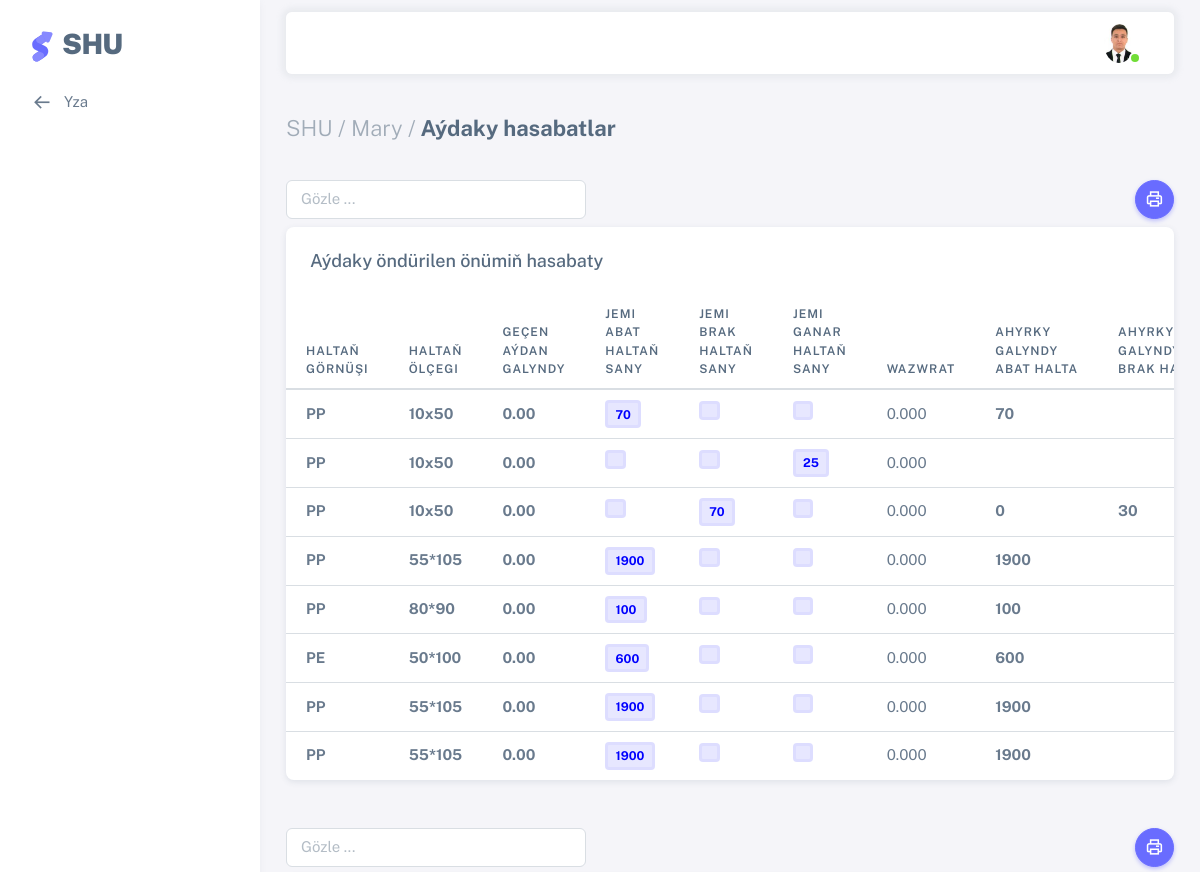
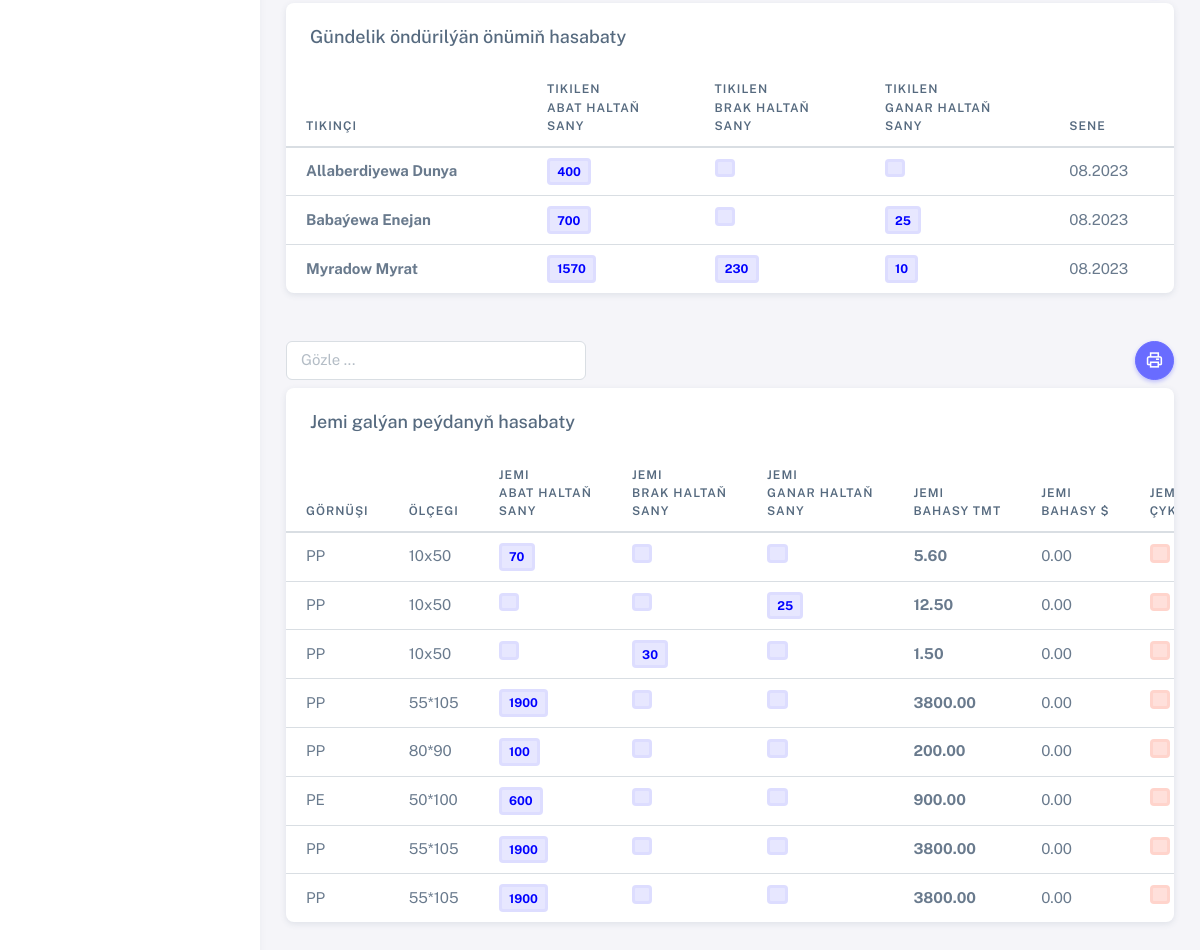
Page /halta_seh_hasabat/2/ (signed in) on the committed database (2 pictures, top to bottom).
### users/models.py (models this page shows, shortened)
class AllUsers(AbstractUser):
    username = models.CharField(max_length=100, unique=True)
    office = models.ForeignKey(Office, on_delete=models.CASCADE, null=True)
    sehs = models.ForeignKey(Sehler, related_name='user_sehs', on_delete=models.CASCADE, null=True, blank=True)
    bolum = models.ForeignKey(Bolum, on_delete=models.CASCADE,null=True)
    wez = models.ForeignKey(Wez, on_delete=models.CASCADE, null=True)
    first_name = models.CharField(max_length=100)
    last_name = models.CharField(max_length=100)
    middle_name = models.CharField(max_length=100, null=True, blank=True)
    birth_date = models.DateField("Doglan senesi", default=timezone.now)
    tel = models.CharField("Telefon belgisi", max_length=12, null=True, blank=True)
    email = models.EmailField(unique=True)
    address = models.TextField(null=True, blank=True)
    user_code = models.CharField(max_length=12, unique=True, default=random_string, null=True, blank=True)
    image = models.ImageField(default='default.png', upload_to='profile_pics')

class Office(models.Model):
    name = models.CharField("Edara-kärhananyň ady", max_length=1000, null=True, blank=True)
    tel = models.CharField("Telefon belgisi", null=True, blank=True, max_length=12)
    reg_num = models.CharField("reg nomer", max_length=100, null=True, blank=True,)
    ind_num = models.CharField("indeks nomer", max_length=100, null=True, blank=True,)
    kpp_num = models.CharField(max_length=100, null=True, blank=True)
    address = models.TextField("Salgysy", null=True, blank=True)
    description = models.TextField("Gysga beyany", null=True, blank=True)
    slug = models.SlugField(max_length=300, unique=True, db_index=True, verbose_name="URL")
    def __str__(self):
        return self.name
    class Meta:
        verbose_name = 'Edara-kärhana'
        verbose_name_plural = 'Edara-kärhanalar'

### shu/models.py (models this page shows, shortened)
class Aydakyhalta_hasabat(models.Model):
    zakaz_user = models.ForeignKey(Other_users, on_delete=models.CASCADE, null=True, blank=True)
    zakaz_code = models.CharField("Zakaz belgisi",max_length=1000, blank=True, null=True)
    sehs = models.ForeignKey(Sehler, on_delete=models.CASCADE, null=True, blank=True)
    h_olceg = models.CharField("Haltaň ölçegi", max_length=1000, blank=True,null=True)
    h_gornusi = models.ForeignKey(Halta_gornus, on_delete=models.CASCADE, null=True)
    abathalta_sany = models.IntegerField("Abat haltaň sany",null=True, blank=True, default=None)
    abathalta_bahasy_m = models.DecimalField("Abat haltaň bahasy TMT",default=0,max_digits=10, decimal_places=2, null=True, blank=True)
    abathalta_bahasy_d = models.DecimalField("Abat haltaň bahasy $",default=0,max_digits=10, decimal_places=2, null=True, blank=True)
    abathalta_kg = models.DecimalField("Abat haltaň kg",default=0,max_digits=10, decimal_places=3, null=True, blank=True)
    brakhalta_sany = models.IntegerField("Brak haltaň sany",null=True, blank=True, default=None)
    brakhalta_bahasy_m = models.DecimalField("Brak haltaň bahasy TMT",default=0,max_digits=10, decimal_places=2, null=True, blank=True)
    brakhalta_bahasy_d = models.DecimalField("Brak haltaň bahasy $",default=0,max_digits=10, decimal_places=2, null=True, blank=True)
    brakhalta_kg = models.DecimalField("Brak haltan kg",default=0,max_digits=10, decimal_places=3, null=True, blank=True)
    ganarhalta_sany = models.IntegerField("Ganar haltaň sany",null=True, blank=True, default=None)
    ganarhalta_bahasy_m = models.DecimalField("Ganar haltaň bahasy TMT",default=0,max_digits=10, decimal_places=2, null=True, blank=True)
    ganarhalta_bahasy_d = models.DecimalField("Ganar haltaň bahasy $",default=0,max_digits=10, decimal_places=2, null=True, blank=True)
    ganarhalta_kg = models.DecimalField("Ganar haltan kg",default=0,max_digits=10, decimal_places=3, null=True, blank=True)
    gecenay_galyndy = models.DecimalField("Geçen aýdaky galyndy",default=0, max_digits=10, decimal_places=2, null=True, blank=True)
    satylan_halta_sany = models.IntegerField("Jemi aýdaky satylan haltaň sany",null=True, blank=True, default=None)
    wozwrat = models.DecimalField("Jemi aýdaky wozwrat",default=0,max_digits=10, decimal_places=3, null=True, blank=True)
    ahyrky_galyndy_abat = models.IntegerField("Jemi aýdaky abat haltanyň ahyrky galyndy sany",null=True, blank=True)
    ahyrky_galyndy_brak = models.IntegerField("Jemi aýdaky brak haltanyň ahyrky galyndy sany",null=True, blank=True)
    ahyrky_galyndy_ganar = models.IntegerField("Jemi aýdaky ganar haltanyň ahyrky galyndy sany",null=True, blank=True)
    yerinde_bar_haryt = models.IntegerField("Jemi aýdaky ýerinde bar harydyň sany",null=True, blank=True, default=None)
    tapawudy = models.IntegerField("Aýdaky tapawut",null=True, blank=True, default=None)
    bellik = models.TextField("Bellik",null=True, blank=True)
    sene = models.DateField("Senesi", default=timezone.now, null=True, blank=True)
    has_sene = models.IntegerField("Senesi",null=True, blank=True, default=None)
    class Meta:
        verbose_name = 'Aýdaky haltaň hasabaty'
        verbose_name_plural = 'Aýdaky haltaň hasabatlary'

class Zakaz_swotka(models.Model):
    sehs = models.ForeignKey(Sehler, on_delete=models.CASCADE, null=True, blank=True)
    h_olceg = models.CharField("Haltaň ölçegi", max_length=1000, blank=True,null=True)
    h_gornusi = models.ForeignKey(Halta_gornus, on_delete=models.CASCADE, null=True)
    abathalta_sany = models.IntegerField("Abat haltaň sany",null=True, blank=True, default=None)
    brakhalta_sany = models.IntegerField("Brak haltaň sany",null=True, blank=True, default=None)
    ganarhalta_sany = models.IntegerField("Ganar haltaň sany",null=True, blank=True, default=None)
    jemi_baha_m = models.DecimalField("Jemi girdeji bahasy TMT",default=0,max_digits=10, decimal_places=2, null=True, blank=True)
    jemi_baha_d = models.DecimalField("Jemi girdeji bahasy $",default=0,max_digits=10, decimal_places=2, null=True, blank=True)
    cyk_summa = models.DecimalField("Jemi çykdaýjy", max_digits=6, decimal_places=2, null=True, blank=True)
    cyk_summa_dol = models.DecimalField("Jemi çykdaýjy walýuta",max_digits=10, decimal_places=2, null=True, blank=True)
    gal_pey_summa = models.DecimalField("Jemi peýda",max_digits=10, decimal_places=2, null=True, blank=True)
    gal_pey_summa_dol = models.DecimalField("Jemi peýda walýuta",max_digits=10, decimal_places=2, null=True, blank=True)
    bellik = models.TextField("Bellik", max_length=1000, blank=True)
    sene = models.DateField("senesi", default=timezone.now, null=True, blank=True)
    has_sene = models.IntegerField("Senesi id",null=True, blank=True, default=None)
    class Meta:
        verbose_name = 'Halta seh peýda swotka'
        verbose_name_plural = 'Halta seh peýda swotkalar'

### shu/views.py (the view)
# urls.py: path('halta_seh_hasabat/<int:pk>/', views.Haltaseh_hasabat, name='halta-seh-hasabat'),
@login_required(login_url='login')
def Haltaseh_hasabat(request,pk):
    page_title = _('Aýdaky hasabatlar')
    tt=Other_users.objects.filter(wez="1")
    sh=Sehler.objects.filter(pr_seh_id=pk).first()
    pkk=sh.pk
    ayjem = Aydakyhalta_hasabat.objects.filter(sehs_id=sh.pk).annotate(month=TruncMonth('sene'),gornus=F('h_gornusi__name'),olceg=F('h_olceg'),abat=F('abathalta_sany'),brak=F('brakhalta_sany'),ganar=F('ganarhalta_sany')).values('month', 'gornus','olceg','abat','brak','ganar','id','gecenay_galyndy','satylan_halta_sany','wozwrat','ahyrky_galyndy_abat','ahyrky_galyndy_brak','ahyrky_galyndy_ganar','yerinde_bar_haryt','tapawudy').order_by("sene")
    tikinci_sany=Gundelik_halta.objects.filter(sehs_id=sh.pk).annotate(month=TruncMonth('sene'),).values('user__faa','month').distinct().annotate(abat=Sum(F('abathalta_sany')),brak=Sum(F('brakhalta_sany')),ganar=Sum(F('ganarhalta_sany'))).order_by("month")
    zak_sw=Zakaz_swotka.objects.filter(sehs_id=sh.pk).annotate(month=TruncMonth('sene'),gornus=F('h_gornusi__name'),olceg=F('h_olceg'),abat=F('abathalta_sany'),brak=F('brakhalta_sany'),ganar=F('ganarhalta_sany')).values('month', 'gornus','olceg','abat','brak','ganar','id','jemi_baha_m','jemi_baha_d','cyk_summa','cyk_summa_dol','gal_pey_summa','gal_pey_summa_dol','bellik').order_by("sene")
    paginator = Paginator(ayjem, 10)
    page = request.GET.get('page')
    try:
        myuser = paginator.get_page(page)
    except PageNotAnInteger:
        myuser = paginator.page(1)
    except EmptyPage:
        myuser = paginator.page(paginator.num_pages)
    context = {'title': page_title,'myuser':myuser,'tikinci_sany':tikinci_sany,'zak_sw':zak_sw,'pkk':pkk}
    return render(request, 'shu/haltaseh_hasabatlar.html', context)

### users/models.py (called while the page is built)
    def __str__(self):
        return self.name

### shu/templates/shu/haltaseh_hasabatlar.html (shortened to what this page needs)
{% extends 'shu/base.html' %}
{% load i18n %}
{% load crispy_forms_tags %}
{% load static %}
{% block menu %}
<li class="menu-item">
  <a href="{% url 'halta-seh' pkk %}" class="menu-link">
    <i class="menu-icon tf-icons bx bx-arrow-back"></i>
    <div>Yza</div>
  </a>
</li>
{% endblock %}
{% block content %}
<div class="content-wrapper">
  <div class="container-xxl flex-grow-1 container-p-y">
      <h4 class="fw-bold py-3 mb-4"><span class="text-muted fw-light">SHU / {{ user.office|default_if_none:"" }} /</span> {{ title }}</h4>
    <a><button style="float:right;" onclick="printData()" class="btn rounded-pill btn-icon btn-primary"> <i class="tf-icons bx bx-printer"></i></button>
    <input class="form-control mb-2" style="width:300px;" id='myInput' onkeyup='myFunction()' type='text' placeholder="Gözle ..."></a>
    <div class="card" id="printTable">
      <h5 class="card-header">Aýdaky öndürilen önümiň hasabaty</h5>
      <div class="table-responsive text-nowrap">
        <table class="table table-hover" id="myTable">
          <thead>
            <tr>
              <th>Haltaň<br>görnüşi</th>
              <th>Haltaň<br>ölçegi</th>
              <th>Geçen<br>aýdan<br>galyndy</th>
              <th>Jemi<br>abat<br>haltaň<br>sany</th>
              <th>Jemi<br>brak<br>haltaň<br>sany</th>
              <th>Jemi<br>ganar<br>haltaň<br>sany</th>
              <th>Wazwrat</th>
              <th>Ahyrky<br>galyndy<br>abat halta</th>
              <th>Ahyrky<br>galyndy<br>brak halta</th>
            </tr>
          </thead>
          <tbody class="table-border-bottom-0">
            {% for deg in myuser %}
            <tr>
              <td><strong>{{deg.gornus|default_if_none:""}}</strong></td>
              <td><strong>{{deg.olceg|default_if_none:""}}</strong></td>
              <td><strong>{{deg.gecenay_galyndy|default_if_none:""}}</strong></td>
              <td><span class="badge bg-label-primary border-light-primary me-1"><strong style="color:Blue;">{{deg.abat|default_if_none:""}}</strong></span></td>
              <td><span class="badge bg-label-primary border-light-primary me-1"><strong style="color:Blue;">{{deg.brak|default_if_none:""}}</strong></span></td>
              <td><span class="badge bg-label-primary border-light-primary me-1"><strong style="color:Blue;">{{deg.ganar|default_if_none:""}}</strong></span></td>
              <td>{{deg.wozwrat|default_if_none:""}}</td>
              <td><strong>{{deg.ahyrky_galyndy_abat|default_if_none:""}}</strong></td>
              <td><strong>{{deg.ahyrky_galyndy_brak|default_if_none:""}}</strong></td>
            </tr>
            {% endfor %}
          </tbody>
        </table>
      </div>
    </div>
    <a><button style="float:right;" onclick="printData1()" class="btn rounded-pill btn-icon btn-primary"> <i class="tf-icons bx bx-printer"></i></button>
    <input class="form-control mb-2 mt-5" style="width:300px;" id='myInput1' onkeyup='myFunction1()' type='text' placeholder="Gözle ..."></a>
    <div class="card" id="printTable1">
      <h5 class="card-header">Gündelik öndürilýän önümiň hasabaty</h5>
      <div class="table-responsive text-nowrap">
        <table class="table table-hover" id="myTable1">
          <thead>
            <tr>
              <th>Tikinçi</th>
              <th>Tikilen<br>abat haltaň<br>sany</th>
              <th>Tikilen<br>brak haltaň<br>sany</th>
              <th>Tikilen<br>ganar haltaň<br>sany</th>
              <th>Sene</th>
            </tr>
          </thead>
          <tbody class="table-border-bottom-0">
            {% for deg in tikinci_sany %}
            <tr>
              <td><strong>{{deg.user__faa|default_if_none:""}}</strong></td>
              <td><span class="badge bg-label-primary border-light-primary me-1"><strong style="color:Blue;">{{deg.abat|default_if_none:""}}</strong></span></td>
              <td><span class="badge bg-label-primary border-light-primary me-1"><strong style="color:Blue;">{{deg.brak|default_if_none:""}}</strong></span></td>
              <td><span class="badge bg-label-primary border-light-primary me-1"><strong style="color:Blue;">{{deg.ganar|default_if_none:""}}</strong></span></td>
              <td>{{deg.month|date:"m.Y"}}</td>
            </tr>
            {% endfor %}
          </tbody>
        </table>
      </div>
    </div>
    <a><button style="float:right;" onclick="printData2()" class="btn rounded-pill btn-icon btn-primary"> <i class="tf-icons bx bx-printer"></i></button>
    <input class="form-control mb-2 mt-5" style="width:300px;" id='myInput2' onkeyup='myFunction2()' type='text' placeholder="Gözle ..."></a>
    <div class="card mb-5" id="printTable2">
      <h5 class="card-header">Jemi galýan peýdanyň hasabaty</h5>
      <div class="table-responsive text-nowrap">
        <table class="table table-hover" id="myTable2">
          <thead>
            <tr>
              <th>Görnüşi</th>
              <th>Ölçegi</th>
              <th>Jemi<br>abat haltaň<br>sany</th>
              <th>Jemi<br>brak haltaň<br>sany</th>
              <th>Jemi<br>ganar haltaň<br>sany</th>
              <th>Jemi<br>bahasy TMT</th>
              <th>Jemi<br>bahasy $</th>
              <th>Jemi<br>çykdaýjy TMT</th>
            </tr>
          </thead>
          <tbody class="table-border-bottom-0">
            {% for deg in zak_sw %}
            <tr>
              <td>{{deg.gornus|default_if_none:""}}</td>
              <td>{{deg.olceg|default_if_none:""}}</td>
              <td><span class="badge bg-label-primary border-light-primary me-1"><strong style="color:Blue;">{{deg.abat|default_if_none:""}}</strong></span></td>
              <td><span class="badge bg-label-primary border-light-primary me-1"><strong style="color:Blue;">{{deg.brak|default_if_none:""}}</strong></span></td>
              <td><span class="badge bg-label-primary border-light-primary me-1"><strong style="color:Blue;">{{deg.ganar|default_if_none:""}}</strong></span></td>
              <td><strong>{{deg.jemi_baha_m|floatformat:2|default_if_none:""}}</strong></td>
              <td>{{deg.jemi_baha_d|floatformat:2|default_if_none:""}}</td>
              <td><span class="badge bg-label-danger border-light-danger me-1"><strong style="color:Red;">{{deg.cyk_summa|floatformat:2|default_if_none:""}}</strong></span></td>
            </tr>
            {% endfor %}
          </tbody>
        </table>
      </div>
    </div>
  </div>
</div>
{% endblock content %}

### templates/include/header.html (shortened to what this page needs)
	{% load static i18n %}
	{% load crispy_forms_tags %}
		<nav class="layout-navbar container-xxl navbar navbar-expand-xl navbar-detached align-items-center bg-navbar-theme" id="layout-navbar">
		  <div class="navbar-nav-right d-flex align-items-center" id="navbar-collapse">
			<ul class="navbar-nav flex-row align-items-center ms-auto">
			  <li class="nav-item navbar-dropdown dropdown-user dropdown">
				<a class="nav-link dropdown-toggle hide-arrow" href="javascript:void(0);" data-bs-toggle="dropdown">
				  <div class="avatar avatar-online">
					<img src="{{ user.image.url }}" onerror="this.onerror=null;this.src='{% static 'assets/img/avatars/default.png' %}'" alt class="w-px-30 h-auto rounded-circle" />
				  </div>
				</a>
			  </li>
			</ul>
		  </div>
		</nav>

### rows in the picture
AllUsers: image (picture), office "Mary"
Aydakyhalta_hasabat: gornus "PP", olceg "10x50", gecenay_galyndy "0.00", abat "70", wozwrat "0.000", ahyrky_galyndy_abat "70"
Aydakyhalta_hasabat: gornus "PP", olceg "10x50", gecenay_galyndy "0.00", ganar "25", wozwrat "0.000"
Aydakyhalta_hasabat: gornus "PP", olceg "10x50", gecenay_galyndy "0.00", brak "70", wozwrat "0.000", ahyrky_galyndy_abat "0", ahyrky_galyndy_brak "30"
Aydakyhalta_hasabat: gornus "PP", olceg "55*105", gecenay_galyndy "0.00", abat "1900", wozwrat "0.000", ahyrky_galyndy_abat "1900"
Aydakyhalta_hasabat: gornus "PP", olceg "80*90", gecenay_galyndy "0.00", abat "100", wozwrat "0.000", ahyrky_galyndy_abat "100"
Aydakyhalta_hasabat: gornus "PE", olceg "50*100", gecenay_galyndy "0.00", abat "600", wozwrat "0.000", ahyrky_galyndy_abat "600"
Aydakyhalta_hasabat: gornus "PP", olceg "55*105", gecenay_galyndy "0.00", abat "1900", wozwrat "0.000", ahyrky_galyndy_abat "1900"
Aydakyhalta_hasabat: gornus "PP", olceg "55*105", gecenay_galyndy "0.00", abat "1900", wozwrat "0.000", ahyrky_galyndy_abat "1900"
Zakaz_swotka: gornus "PP", olceg "10x50", abat "70", jemi_baha_m "5.60", jemi_baha_d "0.00"
Zakaz_swotka: gornus "PP", olceg "10x50", ganar "25", jemi_baha_m "12.50", jemi_baha_d "0.00"
Zakaz_swotka: gornus "PP", olceg "10x50", brak "30", jemi_baha_m "1.50", jemi_baha_d "0.00"
Zakaz_swotka: gornus "PP", olceg "55*105", abat "1900", jemi_baha_m "3800.00", jemi_baha_d "0.00"
Zakaz_swotka: gornus "PP", olceg "80*90", abat "100", jemi_baha_m "200.00", jemi_baha_d "0.00"
Zakaz_swotka: gornus "PE", olceg "50*100", abat "600", jemi_baha_m "900.00", jemi_baha_d "0.00"
Zakaz_swotka: gornus "PP", olceg "55*105", abat "1900", jemi_baha_m "3800.00", jemi_baha_d "0.00"
Zakaz_swotka: gornus "PP", olceg "55*105", abat "1900", jemi_baha_m "3800.00", jemi_baha_d "0.00"

### other values in the picture
{{ title }} "Aýdaky hasabatlar"
{{ deg.user__faa|default_if_none:"" }} "Allaberdiyewa Dunya" "Babaýewa Enejan" "Myradow Myrat"
{{ deg.abat|default_if_none:"" }} "400" "700" "1570"
{{ deg.month|date:"m.Y" }} "08.2023" "08.2023" "08.2023"
{{ deg.ganar|default_if_none:"" }} "25" "10"
{{ deg.brak|default_if_none:"" }} "230"
